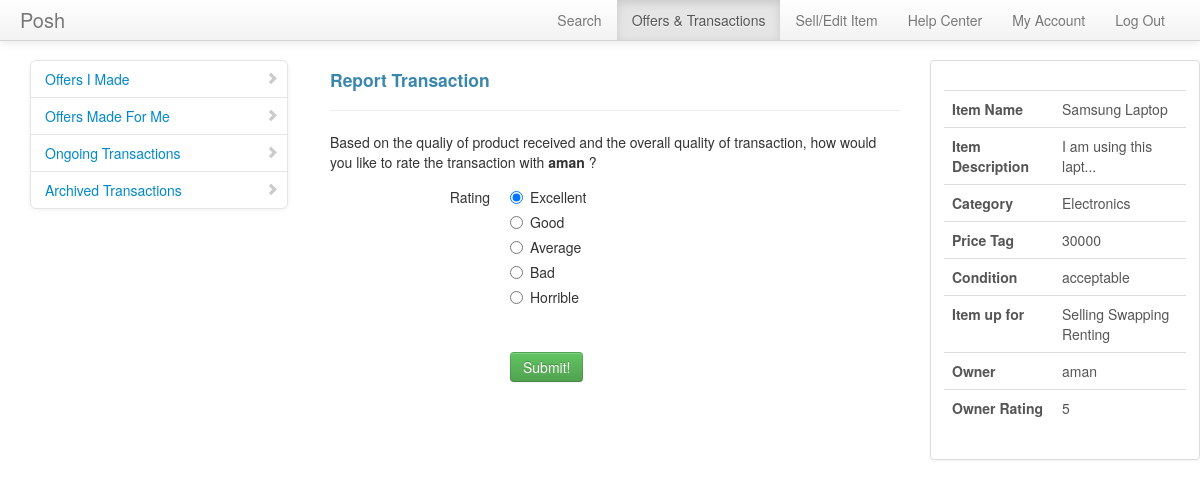
Screenshot of /transactions/reportcompleted.php?offerid=78 (signed in) with the database file from the repository.
### tables this page shows
CREATE TABLE IF NOT EXISTS `offerdetails` (
  `offerid` int(10) NOT NULL AUTO_INCREMENT,
  `buyer` varchar(20) NOT NULL,
  `seller` varchar(20) NOT NULL,
  `ssr` varchar(10) NOT NULL,
  `sellingitem` int(10) NOT NULL,
  `offereditem1` int(10) DEFAULT NULL,
  `offereditem2` int(10) DEFAULT NULL,
  `offereditem3` int(10) DEFAULT NULL,
  `offereditem4` int(10) DEFAULT NULL,
  `cash` int(10) DEFAULT NULL,
  `timestamp` timestamp NOT NULL DEFAULT CURRENT_TIMESTAMP,
  `accepted` int(3) DEFAULT '0',
  PRIMARY KEY (`offerid`),
  KEY `seller` (`seller`),
  KEY `offereditem1` (`offereditem1`),
  KEY `offereditem2` (`offereditem2`),
  KEY `offereditem3` (`offereditem3`),
  KEY `offereditem4` (`offereditem4`),
  KEY `sellingitem` (`sellingitem`),
  KEY `buyer` (`buyer`)
);

CREATE TABLE IF NOT EXISTS `inventory` (
  `itemid` int(10) NOT NULL AUTO_INCREMENT,
  `owner` varchar(20) NOT NULL,
  `itemname` varchar(40) NOT NULL,
  `category` varchar(40) NOT NULL,
  `addedon` timestamp NOT NULL DEFAULT CURRENT_TIMESTAMP,
  `pricetag` int(10) NOT NULL,
  `description` varchar(500) NOT NULL,
  `condition` varchar(20) NOT NULL,
  `image` varchar(500) DEFAULT NULL,
  PRIMARY KEY (`itemid`),
  KEY `owner` (`owner`)
);

CREATE TABLE IF NOT EXISTS `users` (
  `username` varchar(20) NOT NULL,
  `studentid` int(10) NOT NULL,
  `email` varchar(40) NOT NULL,
  `firstname` varchar(40) NOT NULL,
  `lastname` varchar(40) NOT NULL,
  `roomno` int(3) NOT NULL,
  `wing` varchar(1) NOT NULL,
  `rating` float NOT NULL DEFAULT '5',
  `password` varchar(20) NOT NULL,
  `confirmed` int(1) NOT NULL,
  `ratingno` int(11) DEFAULT '1',
  `random` int(11) DEFAULT NULL,
  PRIMARY KEY (`username`)
);

### meekrodb.2.1.class.php (called while the page is built, shortened)
<?php
class DB {
  protected static $mdb = null;
  public static function getMDB() {
    $mdb = DB::$mdb;
    if ($mdb === null) {
      $mdb = DB::$mdb = new MeekroDB();
    }
    return $mdb;
  }
  public static function query() { $args = func_get_args(); return call_user_func_array(array(DB::getMDB(), 'query'), $args); }
}
class MeekroDB {
  public $dbName = '';
  public $user = '';
  public $password = '';
  public $host = 'localhost';
  public $port = null;
  public $encoding = 'latin1';
  public $queryMode = 'queryAllRows';
  public $param_char = '%';
  public $named_param_seperator = '_';
  public $internal_mysql = null;
  public function __construct($host=null, $user=null, $password=null, $dbName=null, $port=null, $encoding=null) {
    if ($host === null) $host = DB::$host;
    if ($user === null) $user = DB::$user;
    if ($password === null) $password = DB::$password;
    if ($dbName === null) $dbName = DB::$dbName;
    if ($port === null) $port = DB::$port;
    if ($encoding === null) $encoding = DB::$encoding;
    $this->host = $host;
    $this->user = $user;
    $this->password = $password;
    $this->dbName = $dbName;
    $this->port = $port;
    $this->encoding = $encoding;
  }
  public function get() {
    $mysql = $this->internal_mysql;
    if ($mysql == null) {
      if (! $this->port) $this->port = ini_get('mysqli.default_port');
      $mysql = new mysqli($this->host, $this->user, $this->password, $this->dbName, $this->port);
      $mysql->set_charset($this->encoding);
      $this->internal_mysql = $mysql;
    }
    return $mysql;
  }
  public function escape($str) {
    $db = $this->get();
    return $db->real_escape_string($str);
  }
  protected function prependCall($function, $args, $prepend) {
    array_unshift($args, $prepend);
    return call_user_func_array($function, $args);
  }
  protected function wrapStr($strOrArray, $wrapChar, $escape = false) {
    if (! is_array($strOrArray)) {
      if ($escape) return $wrapChar . $this->escape($strOrArray) . $wrapChar;
      else return $wrapChar . $strOrArray . $wrapChar;
    } else {
      $R = array();
      foreach ($strOrArray as $element) {
        $R[] = $this->wrapStr($element, $wrapChar, $escape);
      }
      return $R;
    }
  }
  public function parseQueryParamsNew() {
    $args = func_get_args();
    $sql = array_shift($args);
    $args_all = $args;
    $posList = array();
    $pos_adj = 0;
    $param_char_length = strlen($this->param_char);
    $named_seperator_length = strlen($this->named_param_seperator);
    $types = array(
      $this->param_char . 'll',
      $this->param_char . 'ls',
      $this->param_char . 'l',
      $this->param_char . 'li',
      $this->param_char . 'ld',
      $this->param_char . 'lb',
      $this->param_char . 's',
      $this->param_char . 'i',
      $this->param_char . 'd',
      $this->param_char . 'b',
      $this->param_char . 'ss'
    );
    foreach ($types as $type) {
      $lastPos = 0;
      while (($pos = strpos($sql, $type, $lastPos)) !== false) {
        $lastPos = $pos + 1;
        $posList[$pos] = $type;
      }
    }
    ksort($posList);
    foreach ($posList as $pos => $type) {
      $type = substr($type, $param_char_length);
      $length_type = strlen($type) + $param_char_length;
      $new_pos = $pos + $pos_adj;
      $new_pos_back = $new_pos + $length_type;
      if ($arg_number_length = strspn($sql, '0123456789', $new_pos_back)) {
        $arg_number = substr($sql, $new_pos_back, $arg_number_length);
        if (! isset($args_all[$arg_number])) $this->nonSQLError("Non existent argument reference (arg $arg_number): $sql");
        $arg = $args_all[$arg_number];
      } else {
        $arg = array_shift($args);
      }
      if (in_array($type, array('s', 'i', 'd', 'b', 'l'))) {
        $array_type = false;
        $arg = array($arg);
        $type = 'l' . $type;
      } else if ($type == 'ss') {
        $result = "'%" . $this->escape(str_replace(array('%', '_'), array('\%', '\_'), $arg)) . "%'";
      } else {
        $array_type = true;
        if (! is_array($arg)) $this->nonSQLError("Badly formatted SQL query: $sql -- expecting array, but didn't get one!");
      }
      if ($type == 'ls') $result = $this->wrapStr($arg, "'", true);
      else if ($type == 'li') $result = array_map('intval', $arg);
      else if ($type == 'ld') $result = array_map('floatval', $arg);
      else if ($type == 'lb') $result = array_map(array($this, 'formatTableName'), $arg);
      else if ($type == 'll') $result = $arg;
      else if (! $result) $this->nonSQLError("Badly formatted SQL query: $sql");
      if (is_array($result)) {
        if (! $array_type) $result = $result[0];
        else $result = '(' . implode(',', $result) . ')';
      }
      $sql = substr_replace($sql, $result, $new_pos, $length_type + $arg_number_length);
      $pos_adj += strlen($result) - ($length_type + $arg_number_length);
    }
    return $sql;
  }
  public function parseQueryParams() {
    $args = func_get_args();
    if (is_string($args[1]) && preg_match('/^[is]+$/', $args[1]) && substr_count($args[0], '?') > 0)
      return call_user_func_array(array($this, 'parseQueryParamsOld'), $args);
    else
      return call_user_func_array(array($this, 'parseQueryParamsNew'), $args);
  }
  public function query() {
    $args = func_get_args();
    if ($this->queryMode == 'buffered' || $this->queryMode == 'unbuffered') {
      return $this->prependCall(array($this, 'queryHelper'), $args, $this->queryMode);
    } else {
      return call_user_func_array(array($this, 'queryAllRows'), $args);
    }
  }
  public function queryUnbuf() { $args = func_get_args(); return $this->prependCall(array($this, 'queryHelper'), $args, 'unbuffered'); }
  protected function queryHelper() {
    $args = func_get_args();
    $type = array_shift($args);
    $is_buffered = ($type == 'buffered');
    $is_null = ($type == 'null');
    $sql = call_user_func_array(array($this, 'parseQueryParams'), $args);
    $db = $this->get();
    $result = $db->query($sql, $is_buffered ? MYSQLI_STORE_RESULT : MYSQLI_USE_RESULT);
    return $result;
  }
  public function queryAllRows() {
    $args = func_get_args();
    $query = call_user_func_array(array($this, 'queryUnbuf'), $args);
    $result = $this->fetchAllRows($query);
    return $result;
  }
  protected function checkError() {
    return false;
  }
  public function fetchRow($result = null) {
    return $result->fetch_assoc();
  }
  public function fetchAllRows($result = null) {
    $A = array();
    while ($row = $this->fetchRow($result)) {
      $A[] = $row;
    }
    return $A;
  }
}
?>

### transactions/reportcompleted.php (the view, shortened to what this page needs)
<!DOCTYPE html>
<?php
$offerdetails = DB::query("SELECT * from offerdetails where offerid=%i", $_GET['offerid']);
$offerdetails = $offerdetails[0];
$selling = DB::query("SELECT * from inventory where itemid=%i", $offerdetails['sellingitem']);
$selling=$selling[0];
?>
<html lang="en">
  <head>
    <link href="../bootstrap/css/bootstrap.css" rel="stylesheet">
    <link href="datepicker.css" rel="stylesheet">
    <link href="../bootstrap/css/bootstrap-responsive.css" rel="stylesheet">
    <link href="../bootstrap/css/bootstrap-fileupload.css" rel="stylesheet">
    <link href="../bootstrap/css/docs.css" rel="stylesheet">
	</head>
	<body>
		<div class="navbar navbar-fixed-top">
			<div class="navbar-inner">
				<div class="container" style="width: auto; padding: 0 20px;">
					<a class="brand pull-left" href="#">Posh</a>
					<ul class="nav pull-right">
						<li><a href="../search/searchhome.php">Search</a></li>
						<li   class="active"><a href="../manageoffers/listoffersbyme.php">Offers & Transactions</a></li>
						<li><a href="../inventory/viewitems.php">Sell/Edit Item</a></li>
						<li><a href="../helpcenter.php">Help Center</a></li>
						<li><a href="../userdetails.php">My Account</a></li>
						<li><a href="../login/logout.php">Log Out</a></li>
					</ul>
				</div>
			</div>
		</div>
		<div class="container" style="width: auto; padding: 20px 0px 0px 0px;">
			<div class="span3 bs-docs-sidebar">
				<ul class="nav nav-list bs-docs-sidenav">
					<li><a href="../manageoffers/listoffersbyme.php"><i class="icon-chevron-right"></i>Offers I Made</a></li>
					<li ><a href="../manageoffers/listoffersforme.php"><i class="icon-chevron-right"></i>Offers Made For Me</a></li>
					<li ><a href="../transactions/viewongoing.php"><i class="icon-chevron-right"></i>Ongoing Transactions</a></li>
					<li ><a href="../transactions/archived.php"><i class="icon-chevron-right"></i>Archived Transactions</a></li>
				</ul>
			</div>
			<div class="span6">
			<div class="row-fluid">
			<h4><p class="text-info">Report Transaction </p></h4>
			<hr>
			</div>
			<div class="row-fluid">
			<p>
			Based on the qualiy of product received and the overall quality of transaction, how would you like to rate the transaction with <b>
			<?php
				if($offerdetails['buyer']==$_SESSION['username'])
					echo $offerdetails['seller'];
				else
					echo $offerdetails['buyer'];
			?>
		</b>?
			</p>
			<form name="sabmitrating" class="form-horizontal" action="submitrating.php" method="get" enctype="multipart/form-data">
			<div class="control-group" id="ratinggroupgroup">
							<label class="control-label" for="inputCondition">Rating</label>
							<div class="controls">
								<label class="radio">
								<input type="radio" name="rating" id="optionCondition1" value="5" checked>
								Excellent
								</label>
								<label class="radio">
								<input type="radio" name="rating" id="optionCondition2" value="4">
								Good
								</label>
								<label class="radio">
								<input type="radio" name="rating" id="optionCondition3" value="3">
								Average
								</label>
								<label class="radio">
								<input type="radio" name="rating" id="optionCondition4" value="2">
								Bad
								</label>
								<label class="radio">
								<input type="radio" name="rating" id="optionCondition5" value="1">
								Horrible
								</label>
							</div>
						</div>
						<div class="control-group">
							<div class="controls">
							<button type="submit" class="btn btn-success">Submit!</button>
							</div>
						</div>
						</form>
			</div>
		</div>
			<div class="span3">
			<div class="thumbnail">
			<div class="caption">
				<div class="row-fluid">
				<table class="table table-hover">
				<thead>
					<tr>
					<th></th>
					<th></th>
					</tr>
				</thead>
				<tr>
					<th>Item Name </th>
					<td><?php echo $selling['itemname']?></td>
				</tr>
				<tr>
					<th>Item Description </th>
					<td><?php echo substr($selling['description'],0,20)."..."?></td>
				</tr>
				<tr>
						<th>Category </th>
						<td><?php echo $selling['category']?></td>
				</tr>
				<tr>
					<th>Price Tag </th>
					<td><?php echo $selling['pricetag']?></td>
				</tr>
				<tr>
					<th>Condition </th>
					<td><?php echo $selling['condition']?></td>
				</tr>
				<tr>
					<th>Item up for </th>
					<td>
					<?php
						$ssrvalue = DB::query("SELECT ssr FROM ssritem WHERE itemid=%i",$selling['itemid']);
						$N = count($ssrvalue);
						$ssrstring = "";
						for($i=0;$i<$N;$i++){
							$val = array_values($ssrvalue[$i]);
							if($val[0]=='sell')
								$ssrstring=$ssrstring."Selling ";
							if($val[0]=='swap')
								$ssrstring=$ssrstring."Swapping ";
							if($val[0]=='rent')
								$ssrstring=$ssrstring."Renting ";
						}
						echo $ssrstring;
					?>
					</td>
				</tr>
				<tr>
					<th>Owner </th>
					<td><?php echo $selling['owner'];?></td>
				</tr>
				<tr>
					<th>Owner Rating</th>
					<td><?php
					$user = DB::query("SELECT * from users where username=%s", $selling['owner']);
					$user = $user[0];
					echo round($user['rating'], 2);
					?></td>
				</tr>
				</table>
			</div>
			</div>
			</div>
			</div>
		</div>
	</body>
</html>

### transactions/reportcompleted.php (style rules this page uses)
body { padding-top: 40px; padding-bottom: 20px; }

### rows the page displays
offerdetails: seller "aman"
inventory: itemname "Samsung Laptop", description "I am using this lapt", category "Electronics", pricetag "30000", condition "acceptable", owner "aman"
users: rating "5"

### other values shown
$ssrstring "Selling Swapping Renting"
